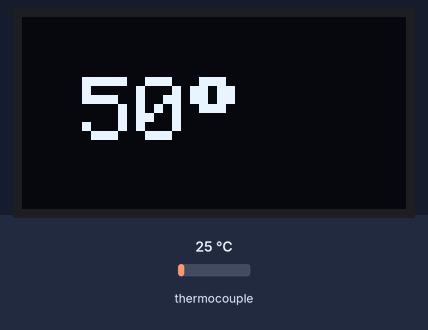
Simulated run of this sketch. Board: ESP32. Shown: 128×64 one-colour display. Wiring (inferred from the names in the program): MAX6675 thermocouple converter: CS GPIO 11; MISO GPIO 12; SCK GPIO 10. Inputs (shaded band) come from the test bench; at power-on: thermocouple 25 °C. What the sketch prints to the serial monitor is not drawn.

Above: at 5.2 s.
5.3 s: thermocouple set to 6 °C
At 7.3 s:
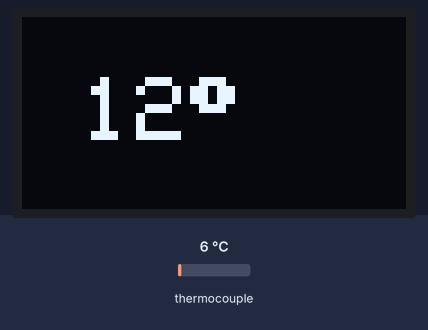
7.6 s: thermocouple set to 75 °C
At 8.7 s:
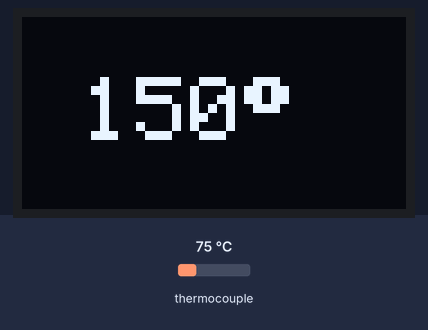
9.7 s: thermocouple set to 150 °C
At 11.0 s:
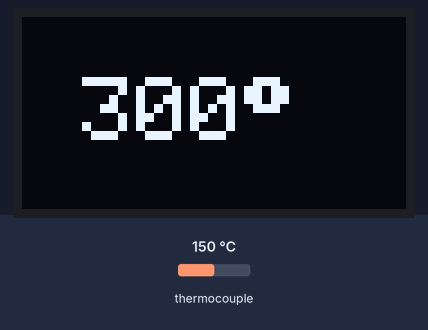
Timing chart, 0 to 12.7 s (numbered marks = the images above; inputs shaded):
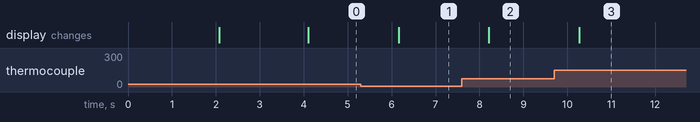

The sketch:

ARDUINO_Termometro_Tipo-K_MAX6675_+_OLED.ino
```cpp
#include <Wire.h>
#include <Adafruit_GFX.h>
#include <Adafruit_SSD1306.h>

#define SCREEN_WIDTH 128
#define SCREEN_HEIGHT 64
#define OLED_RESET     4
Adafruit_SSD1306 display(SCREEN_WIDTH, SCREEN_HEIGHT, &Wire, OLED_RESET);

#define SCLK 10
#define CS   11
#define MISO 12

byte spiRead(void){
   int i;
   byte d = 0;
   for(i = 7; i >= 0; i--) {
      digitalWrite(SCLK, LOW);
      delayMicroseconds(10);
      if(digitalRead(MISO)){
         d |= (1 << i);
      }
      digitalWrite(SCLK, HIGH);
      delayMicroseconds(10);
   }
   return d;
}

float MAX6675_read(void){
   uint16_t v;
   digitalWrite(CS, LOW);
   delayMicroseconds(10);
   v = spiRead();
   v <<= 8;
   v |= spiRead();
   digitalWrite(CS, HIGH);
   v >>= 3;
   return v * 0.25;
}

void setup(void){
   Serial.begin(9600);
   pinMode(CS, OUTPUT);
   pinMode(SCLK, OUTPUT);
   pinMode(MISO, INPUT);
   digitalWrite(CS, HIGH);
   display.begin(SSD1306_SWITCHCAPVCC, 0x3C);
   display.setTextColor(SSD1306_WHITE);
   display.clearDisplay();
   display.setCursor(0,0);
   display.setTextSize(2);
   display.println("  Medidor ");
   display.println("Termo. T-K");
   display.println("Eelectgpl ");
   display.write(2);
   display.display();
   delay(2000);
   display.clearDisplay();
   display.display();
   delay(2000);
}

void loop(void){
   Serial.println(MAX6675_read());
   display.clearDisplay();
   display.setTextSize(3);
   display.setCursor(20,20);
   display.print(MAX6675_read(),0);
   display.write(247);
   display.display();
   delay(1000);
}
```

Source omitted: POV_Xmas_Tree.c (data table, 2939 bytes)

Measured:
- after the input at 5.3 s, the display: changes after 0.86 s (image 1)
- after the input at 7.6 s, the display: changes after 0.62 s (image 2)
- after the input at 9.7 s, the display: changes after 0.57 s (image 3)
